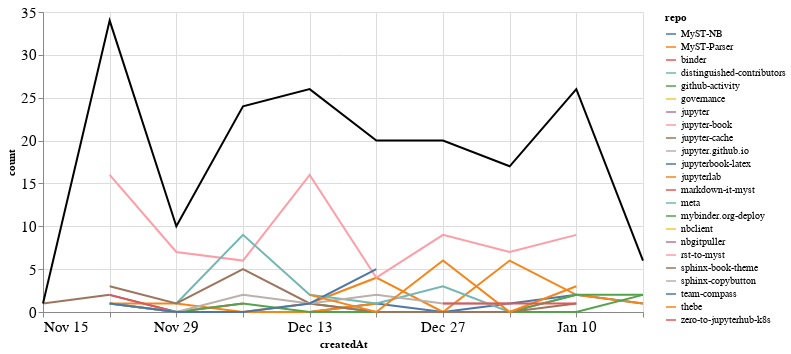

Notebook source saved alongside this figure:
### Markdown cell above
### Comments

### Code cell
comments_time = comments.groupby('repo').resample('W', on='createdAt').count()['author'].reset_index()
comments_time = comments_time.rename(columns={'author': 'count'})
comments_time_total = comments_time.groupby('createdAt').agg({"count": "sum"}).reset_index()
ch1 = alt.Chart(comments_time, width=600).mark_line().encode(
    x='createdAt',
    y='count',
    color='repo',
    tooltip="repo"
)

ch2 = alt.Chart(comments_time_total, width=600).mark_line(color="black").encode(
    x='createdAt',
    y='count',
)

ch1 + ch2

### Figure 1 — Vega-Lite specification as saved in the notebook (floating-point values rounded to 4 significant figures)
{"config": {"axisLeft": {"labelFontSize": 15}, "axisBottom": {"labelFontSize": 15}}, "layer": [{"data": {"name": "data-8e9579929a70f57c5a143b4d38656ffc"}, "mark": "line", "encoding": {"color": {"type": "nominal", "field": "repo"}, "tooltip": {"type": "nominal", "field": "repo"}, "x": {"type": "temporal", "field": "createdAt"}, "y": {"type": "quantitative", "field": "count"}}, "width": 600}, {"data": {"name": "data-56ce5f700e99fe25ed29468c628d9410"}, "mark": {"type": "line", "color": "black"}, "encoding": {"x": {"type": "temporal", "field": "createdAt"}, "y": {"type": "quantitative", "field": "count"}}, "width": 600}], "$schema": "https://vega.github.io/schema/vega-lite/v4.8.1.json", "datasets": {"data-8e9579929a70f57c5a143b4d38656ffc": [{"repo": "MyST-NB", "createdAt": "2020-11-22T00:00:00", "count": 2}, {"repo": "MyST-NB", "createdAt": "2020-11-29T00:00:00", "count": 0}, {"repo": "MyST-NB", "createdAt": "2020-12-06T00:00:00", "count": 0}, {"repo": "MyST-NB", "createdAt": "2020-12-13T00:00:00", "count": 0}, {"repo": "MyST-NB", "createdAt": "2020-12-20T00:00:00", "count": 1}, {"repo": "MyST-NB", "createdAt": "2020-12-27T00:00:00", "count": 0}, {"repo": "MyST-NB", "createdAt": "2021-01-03T00:00:00", "count": 1}, {"repo": "MyST-NB", "createdAt": "2021-01-10T00:00:00", "count": 2}, {"repo": "MyST-NB", "createdAt": "2021-01-17T00:00:00", "count": 1}, {"repo": "MyST-Parser", "createdAt": "2020-11-22T00:00:00", "count": 1}, {"repo": "MyST-Parser", "createdAt": "2020-11-29T00:00:00", "count": 0}, {"repo": "MyST-Parser", "createdAt": "2020-12-06T00:00:00", "count": 0}, {"repo": "MyST-Parser", "createdAt": "2020-12-13T00:00:00", "count": 1}, {"repo": "MyST-Parser", "createdAt": "2020-12-20T00:00:00", "count": 4}, {"repo": "MyST-Parser", "createdAt": "2020-12-27T00:00:00", "count": 0}, {"repo": "MyST-Parser", "createdAt": "2021-01-03T00:00:00", "count": 6}, {"repo": "MyST-Parser", "createdAt": "2021-01-10T00:00:00", "count": 2}, {"repo": "MyST-Parser", "createdAt": "2021-01-17T00:00:00", "count": 1}, {"repo": "binder", "createdAt": "2020-11-22T00:00:00", "count": 1}, {"repo": "distinguished-contributors", "createdAt": "2020-12-20T00:00:00", "count": 1}, {"repo": "github-activity", "createdAt": "2020-12-13T00:00:00", "count": 1}, {"repo": "github-activity", "createdAt": "2020-12-20T00:00:00", "count": 0}, {"repo": "github-activity", "createdAt": "2020-12-27T00:00:00", "count": 0}, {"repo": "github-activity", "createdAt": "2021-01-03T00:00:00", "count": 0}, {"repo": "github-activity", "createdAt": "2021-01-10T00:00:00", "count": 0}, {"repo": "github-activity", "createdAt": "2021-01-17T00:00:00", "count": 2}, {"repo": "governance", "createdAt": "2020-11-22T00:00:00", "count": 1}, {"repo": "jupyter", "createdAt": "2020-12-20T00:00:00", "count": 1}, {"repo": "jupyter-book", "createdAt": "2020-11-22T00:00:00", "count": 16}, {"repo": "jupyter-book", "createdAt": "2020-11-29T00:00:00", "count": 7}, {"repo": "jupyter-book", "createdAt": "2020-12-06T00:00:00", "count": 6}, {"repo": "jupyter-book", "createdAt": "2020-12-13T00:00:00", "count": 16}, {"repo": "jupyter-book", "createdAt": "2020-12-20T00:00:00", "count": 4}, {"repo": "jupyter-book", "createdAt": "2020-12-27T00:00:00", "count": 9}, {"repo": "jupyter-book", "createdAt": "2021-01-03T00:00:00", "count": 7}, {"repo": "jupyter-book", "createdAt": "2021-01-10T00:00:00", "count": 9}, {"repo": "jupyter-cache", "createdAt": "2020-11-15T00:00:00", "count": 1}, {"repo": "jupyter-cache", "createdAt": "2020-11-22T00:00:00", "count": 2}, {"repo": "jupyter.github.io", "createdAt": "2021-01-10T00:00:00", "count": 2}, {"repo": "jupyterbook-latex", "createdAt": "2020-11-22T00:00:00", "count": 2}, {"repo": "jupyterlab", "createdAt": "2020-11-22T00:00:00", "count": 1}, {"repo": "jupyterlab", "createdAt": "2020-11-29T00:00:00", "count": 1}, {"repo": "jupyterlab", "createdAt": "2020-12-06T00:00:00", "count": 0}, {"repo": "jupyterlab", "createdAt": "2020-12-13T00:00:00", "count": 0}, {"repo": "jupyterlab", "createdAt": "2020-12-20T00:00:00", "count": 1}, {"repo": "markdown-it-myst", "createdAt": "2020-11-22T00:00:00", "count": 2}, {"repo": "markdown-it-myst", "createdAt": "2020-11-29T00:00:00", "count": 0}, {"repo": "markdown-it-myst", "createdAt": "2020-12-06T00:00:00", "count": 1}, {"repo": "meta", "createdAt": "2020-11-29T00:00:00", "count": 1}, {"repo": "meta", "createdAt": "2020-12-06T00:00:00", "count": 9}, {"repo": "meta", "createdAt": "2020-12-13T00:00:00", "count": 2}, {"repo": "meta", "createdAt": "2020-12-20T00:00:00", "count": 1}, {"repo": "meta", "createdAt": "2020-12-27T00:00:00", "count": 3}, {"repo": "meta", "createdAt": "2021-01-03T00:00:00", "count": 0}, {"repo": "meta", "createdAt": "2021-01-10T00:00:00", "count": 2}, {"repo": "mybinder.org-deploy", "createdAt": "2020-11-22T00:00:00", "count": 1}, {"repo": "mybinder.org-deploy", "createdAt": "2020-11-29T00:00:00", "count": 0}, {"repo": "mybinder.org-deploy", "createdAt": "2020-12-06T00:00:00", "count": 1}, {"repo": "mybinder.org-deploy", "createdAt": "2020-12-13T00:00:00", "count": 0}, {"repo": "mybinder.org-deploy", "createdAt": "2020-12-20T00:00:00", "count": 0}, {"repo": "mybinder.org-deploy", "createdAt": "2020-12-27T00:00:00", "count": 0}, {"repo": "mybinder.org-deploy", "createdAt": "2021-01-03T00:00:00", "count": 0}, {"repo": "mybinder.org-deploy", "createdAt": "2021-01-10T00:00:00", "count": 2}, {"repo": "mybinder.org-deploy", "createdAt": "2021-01-17T00:00:00", "count": 2}, {"repo": "nbclient", "createdAt": "2020-12-13T00:00:00", "count": 1}, {"repo": "nbgitpuller", "createdAt": "2021-01-10T00:00:00", "count": 2}, {"repo": "rst-to-myst", "createdAt": "2021-01-03T00:00:00", "count": 1}, {"repo": "sphinx-book-theme", "createdAt": "2020-11-22T00:00:00", "count": 3}, {"repo": "sphinx-book-theme", "createdAt": "2020-11-29T00:00:00", "count": 1}, {"repo": "sphinx-book-theme", "createdAt": "2020-12-06T00:00:00", "count": 5}, {"repo": "sphinx-book-theme", "createdAt": "2020-12-13T00:00:00", "count": 1}, {"repo": "sphinx-book-theme", "createdAt": "2020-12-20T00:00:00", "count": 0}, {"repo": "sphinx-book-theme", "createdAt": "2020-12-27T00:00:00", "count": 0}, {"repo": "sphinx-book-theme", "createdAt": "2021-01-03T00:00:00", "count": 0}, {"repo": "sphinx-book-theme", "createdAt": "2021-01-10T00:00:00", "count": 1}, {"repo": "sphinx-copybutton", "createdAt": "2020-11-22T00:00:00", "count": 1}, {"repo": "sphinx-copybutton", "createdAt": "2020-11-29T00:00:00", "count": 0}, {"repo": "sphinx-copybutton", "createdAt": "2020-12-06T00:00:00", "count": 2}, {"repo": "sphinx-copybutton", "createdAt": "2020-12-13T00:00:00", "count": 1}, {"repo": "sphinx-copybutton", "createdAt": "2020-12-20T00:00:00", "count": 2}, {"repo": "sphinx-copybutton", "createdAt": "2020-12-27T00:00:00", "count": 1}, {"repo": "sphinx-copybutton", "createdAt": "2021-01-03T00:00:00", "count": 1}, {"repo": "team-compass", "createdAt": "2020-11-22T00:00:00", "count": 1}, {"repo": "team-compass", "createdAt": "2020-11-29T00:00:00", "count": 0}, {"repo": "team-compass", "createdAt": "2020-12-06T00:00:00", "count": 0}, {"repo": "team-compass", "createdAt": "2020-12-13T00:00:00", "count": 1}, {"repo": "team-compass", "createdAt": "2020-12-20T00:00:00", "count": 5}, {"repo": "thebe", "createdAt": "2020-12-13T00:00:00", "count": 2}, {"repo": "thebe", "createdAt": "2020-12-20T00:00:00", "count": 0}, {"repo": "thebe", "createdAt": "2020-12-27T00:00:00", "count": 6}, {"repo": "thebe", "createdAt": "2021-01-03T00:00:00", "count": 0}, {"repo": "thebe", "createdAt": "2021-01-10T00:00:00", "count": 3}, {"repo": "zero-to-jupyterhub-k8s", "createdAt": "2020-12-27T00:00:00", "count": 1}, {"repo": "zero-to-jupyterhub-k8s", "createdAt": "2021-01-03T00:00:00", "count": 1}, {"repo": "zero-to-jupyterhub-k8s", "createdAt": "2021-01-10T00:00:00", "count": 1}], "data-56ce5f700e99fe25ed29468c628d9410": [{"createdAt": "2020-11-15T00:00:00", "count": 1}, {"createdAt": "2020-11-22T00:00:00", "count": 34}, {"createdAt": "2020-11-29T00:00:00", "count": 10}, {"createdAt": "2020-12-06T00:00:00", "count": 24}, {"createdAt": "2020-12-13T00:00:00", "count": 26}, {"createdAt": "2020-12-20T00:00:00", "count": 20}, {"createdAt": "2020-12-27T00:00:00", "count": 20}, {"createdAt": "2021-01-03T00:00:00", "count": 17}, {"createdAt": "2021-01-10T00:00:00", "count": 26}, {"createdAt": "2021-01-17T00:00:00", "count": 6}]}}
